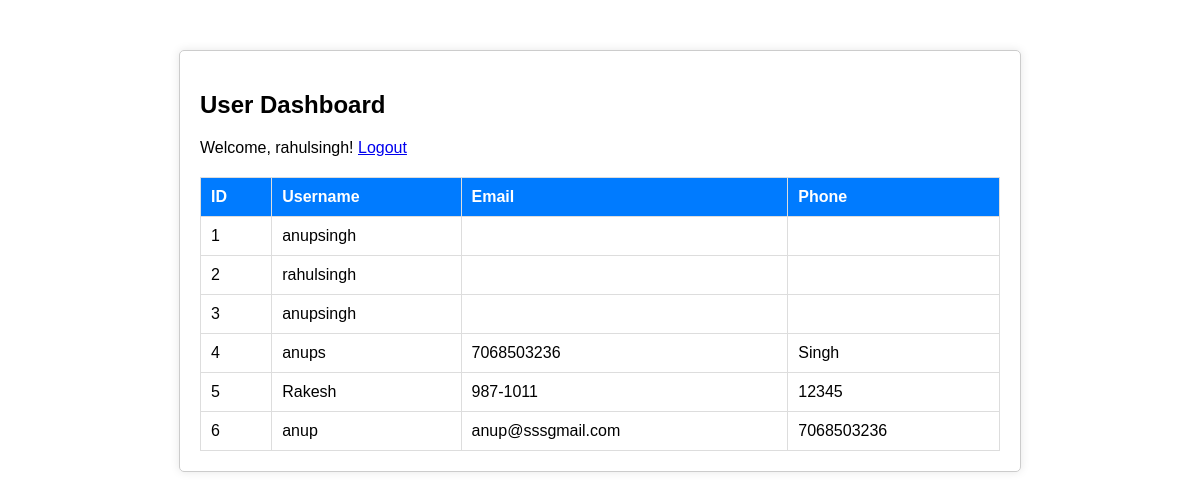
The app's page /dashboard.php (signed in) with its own data.
### tables this page shows
CREATE TABLE `users` (
  `id` int(111) NOT NULL,
  `username` varchar(111) NOT NULL,
  `email` varchar(111) NOT NULL,
  `phone` varchar(111) NOT NULL,
  `password` varchar(111) NOT NULL
);

### db.php (called while the page is built, shortened)
<?php
$servername = "localhost";
$username = "root";
$password = "";
$dbname = "Assignment";
$conn = mysqli_connect($servername, $username, $password, $dbname);
function get_users() {
    global $conn;
    $sql = "SELECT id, username , email, phone FROM users";
    $result = mysqli_query($conn, $sql);
    $users = [];
    while ($row = mysqli_fetch_assoc($result)) {
        $users[] = $row;
    }
    return $users;
}

### dashboard.php (the view, shortened to what this page needs)
<?php
require_once 'db.php';
$users = get_users();
?>
<!DOCTYPE html>
<html lang="en">
<head>
    <link rel="stylesheet" href="styles.css">
</head>
<body>
<div class="container">
    <h2>User Dashboard</h2>
    <p>Welcome, <?= $_SESSION['username'] ?>! <a href="logout.php">Logout</a></p>
    <table class="user-table">
        <thead>
            <tr>
                <th>ID</th>
                <th>Username</th>
                <th>Email</th>
                <th>Phone</th>
            </tr>
        </thead>
        <tbody>
            <?php foreach ($users as $user): ?>
                <tr>
                    <td><?= $user['id'] ?></td>
                    <td><?= $user['username'] ?></td>
                    <td><?= $user['email'] ?></td>
                    <td><?= $user['phone'] ?></td>
                </tr>
            <?php endforeach; ?>
        </tbody>
    </table>
</div>
</body>
</html>

### styles.css (style rules this page uses)
body { font-family: Arial, sans-serif; margin: 0; padding: 0; }
.container { width: 90%; max-width: 800px; margin: 50px auto; padding: 20px; border: 1px solid #ccc; border-radius: 5px; box-shadow: 0 0 10px rgba(0, 0, 0, 0.1); }
.user-table { width: 100%; border-collapse: collapse; margin-top: 20px; }
.user-table th, .user-table td { border: 1px solid #ddd; padding: 10px; text-align: left; }
.user-table th { background-color: #007BFF; color: #fff; }

### records on screen
users: id "1", username "anupsingh"
users: id "2", username "rahulsingh"
users: id "3", username "anupsingh"
users: id "4", username "anups", email "7068503236", phone "Singh"
users: id "5", username "Rakesh", email "987-1011", phone "12345"
users: id "6", username "anup", email "anup@sssgmail.com", phone "7068503236"

### other values on screen
$_SESSION['username'] "rahulsingh"
